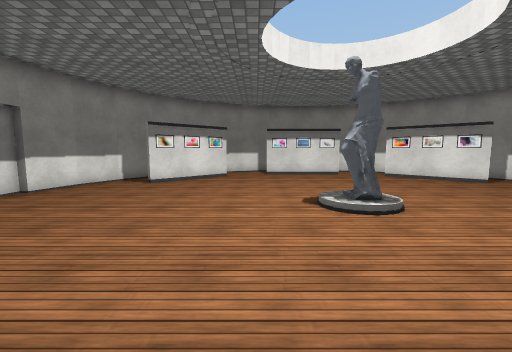
View 1 (above)

16 first-person views from a walk through a 3-D level made in the Unity game engine. The camera is 1.4 m above the floor, tilts 6° down and sees 90° across. The floor is counted in squares, 1 m on a side. Each view is taken from the middle of a square. On the plan, view 1 faces up. The plan holds only what a view shows up to about 13 squares ahead; the rest is blank. The place goes on beyond the plan. Door leaves are left out, so doorways stand open. Some surface patterns are stand-ins.

View 2
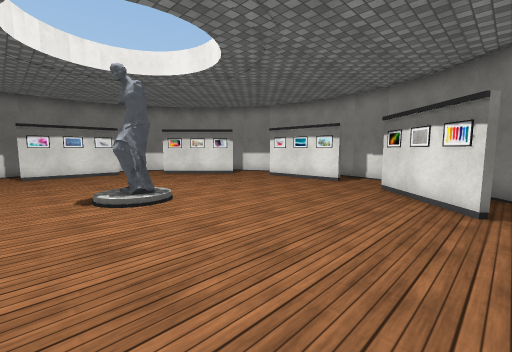

View 3
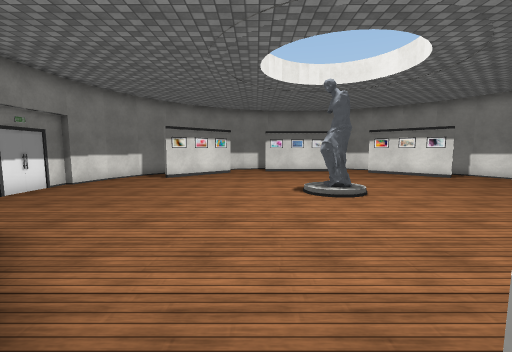

View 4
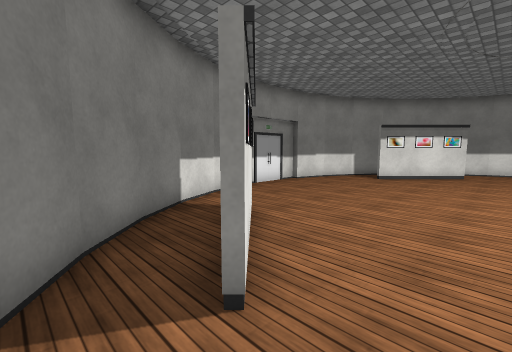

View 5
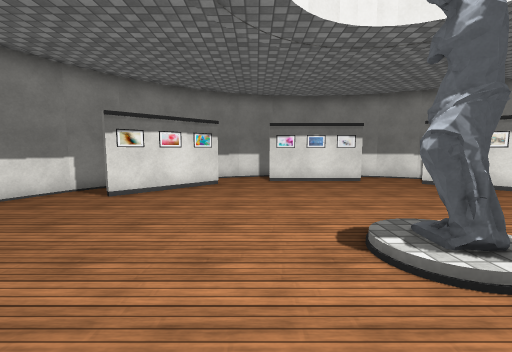

View 6
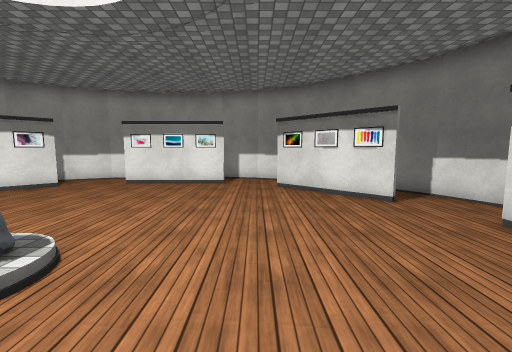

View 7
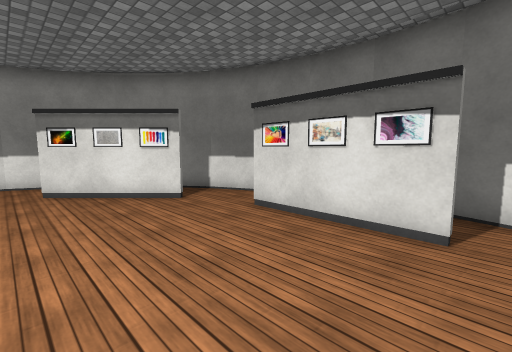

View 8
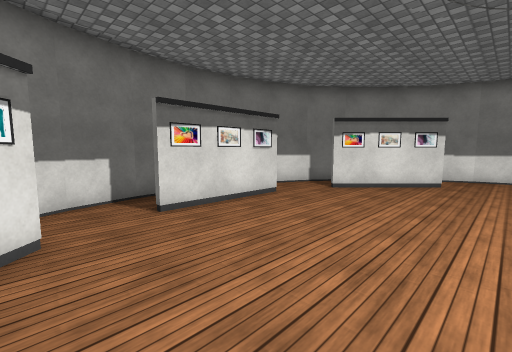

View 9
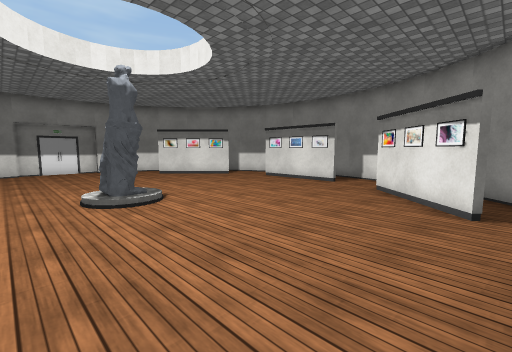

View 10
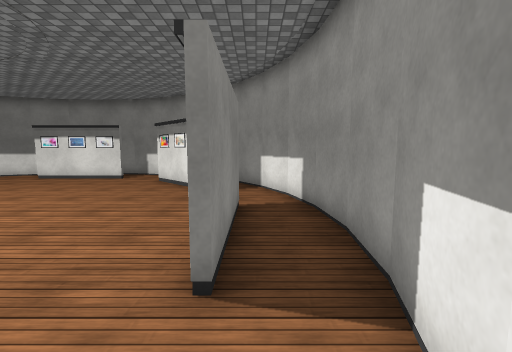

View 11
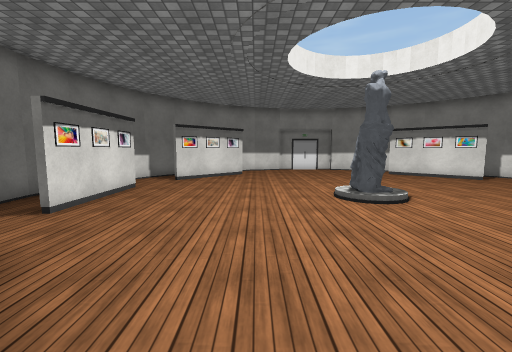

View 12
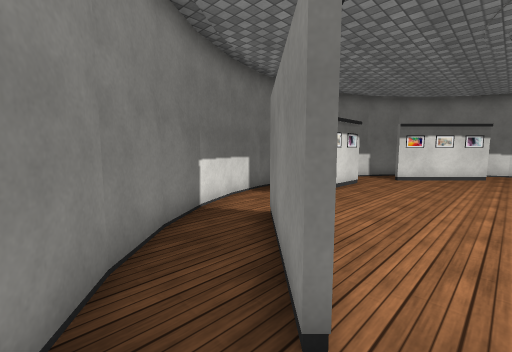

View 13
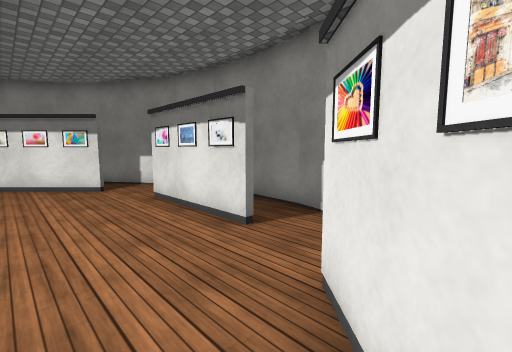

View 14
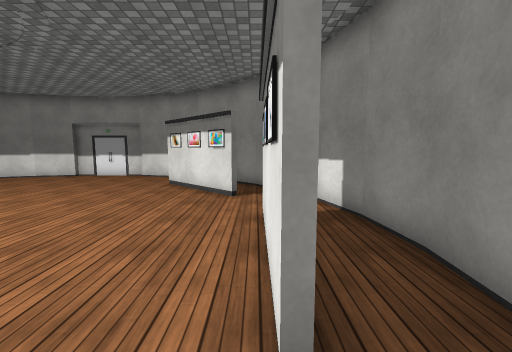

View 15
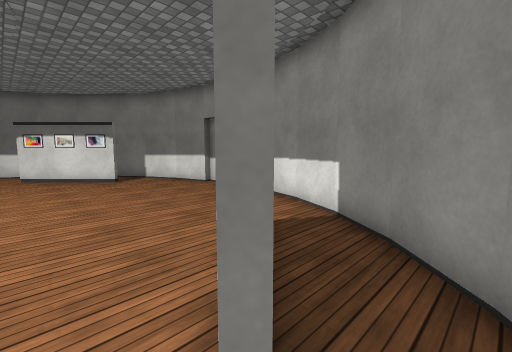

View 16
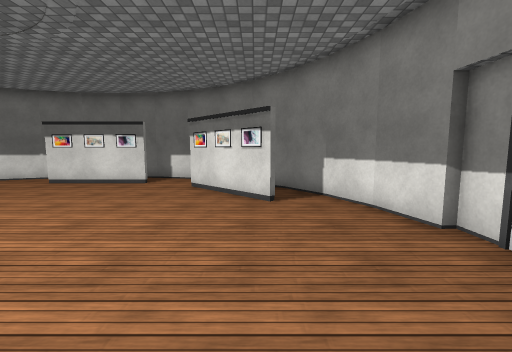

### Floor plan
Ten units are one square. View 1 is at (0, 0); x grows to the right and y downward. Boxes are objects, and circles mark ways between rooms. Rooms are numbered by the first view taken in them; rooms with no view inside come last. Other rooms are left out.
<svg viewBox="-80 -168 211 210">
<path fill="none" stroke="#000" d="M66 7 95 -23M95 -104 66 -133M-44 -23 -15 6M-15 -133 -44 -104M115 -20 120 -30M119 -28 124 -46M124 -45 126 -64M75 24 90 13M59 31 76 23M42 35 61 30M126 -63 124 -81 119 -99M25 37 43 35M120 -97 112 -114M7 35 26 37M113 -113 108 -119M-39 13 -24 23 -9 30 9 35M77 -150 60 -157 42 -162M-61 -14 -50 1M44 -162 26 -163 7 -162M-69 -30 -61 -13M-73 -47 -68 -29M9 -162 -9 -157M-24 -150 -39 -139M-68 -98 -73 -80M-8 -158 -25 -150M-61 -114 -68 -97M-75 -81 -75 -45M-50 -128 -61 -113M-38 -140 -52 -127"/>
<rect x="15" y="-75" width="20" height="20" fill="#bbb"><title>other object</title></rect>
<rect x="35" y="5" width="10" height="10" fill="#bbb"><title>picture</title></rect>
<rect x="35" y="-145" width="10" height="10" fill="#bbb"><title>picture</title></rect>
<rect x="95" y="-55" width="10" height="10" fill="#bbb"><title>picture</title></rect>
<circle cx="-40" cy="-125" r="3" fill="#2a7"/>
<text x="30" y="-60">1</text>
<text x="-40" y="-130">2</text>
</svg>
Room 1 opens to room 2.

Where each view was taken, in squares from view 1:
view 1: 0 up, 0 right, facing up
view 2: 1 down, 0 right, facing up-right
view 3: 2 down, 0 right, facing up
view 4: 2 down, 0 right, facing up-left
view 5: 3 up, 0 right, facing up
view 6: 3 up, 0 right, facing right
view 7: 3 up, 0 right, facing down-right
view 8: 4 up, 7 right, facing down-left
view 9: 4 up, 10 right, facing up-left
view 10: 2 up, 11 right, facing up
view 11: 3 up, 10 right, facing left
view 12: 3 up, 11 right, facing down-left
view 13: 11 up, 8 right, facing up-left
view 14: 14 up, 6 right, facing left
view 15: 14 up, 1 left, facing down-left
view 16: 9 up, 4 left, facing down
